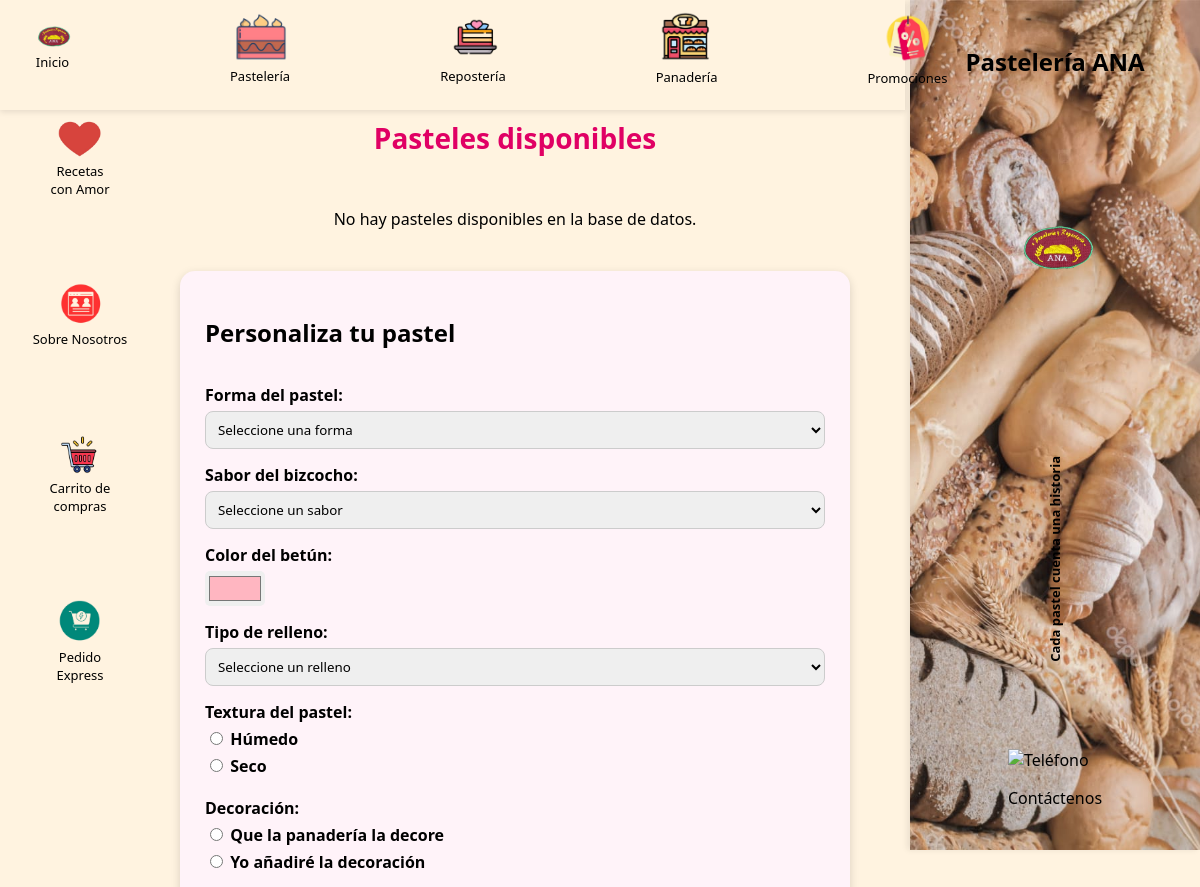
The app's page /app/views/pasteleria.php (upper part), older data.
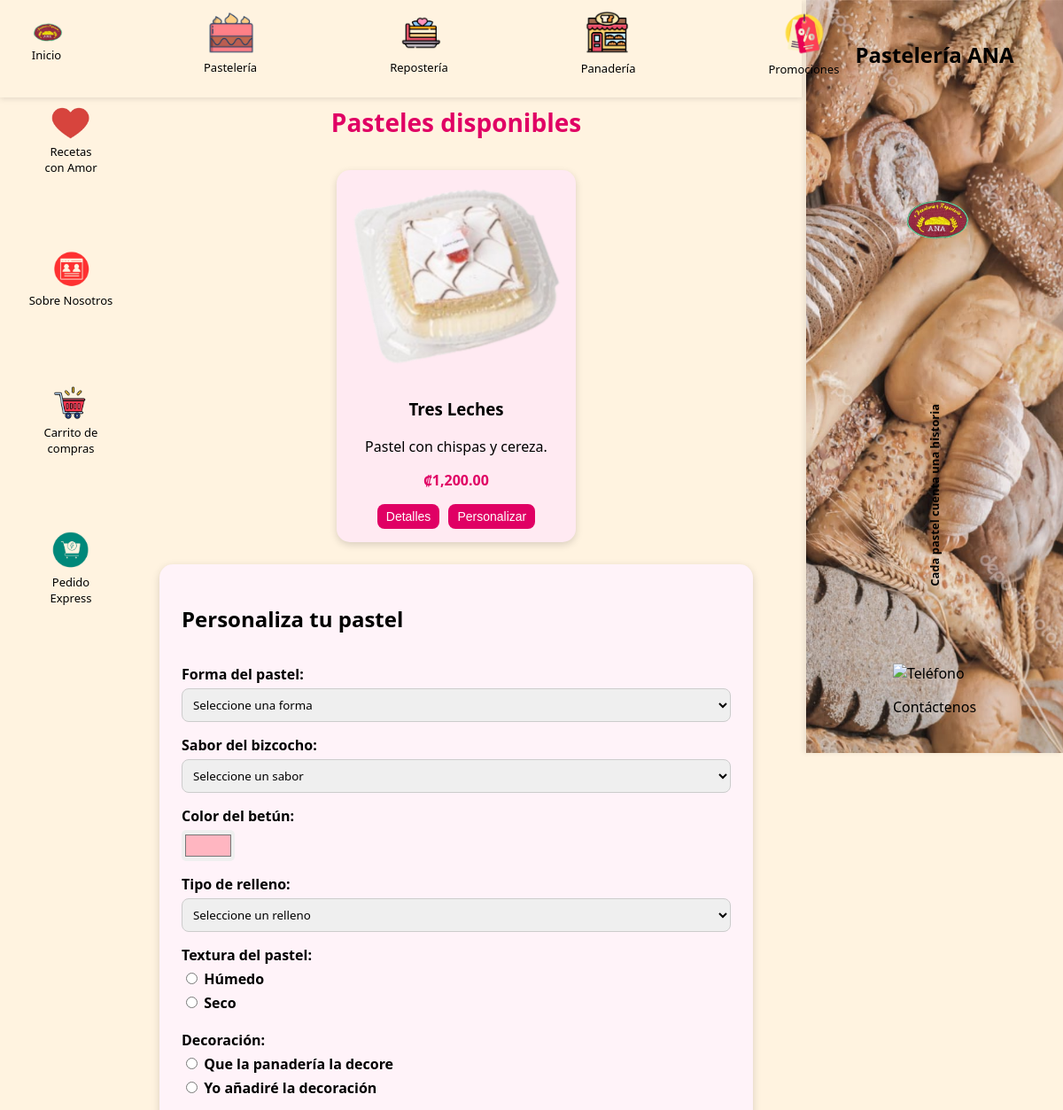
The same page, newer data.
### tables this page shows
CREATE TABLE productos (
    id INT AUTO_INCREMENT PRIMARY KEY,
    nombre VARCHAR(100) NOT NULL,
    descripcion TEXT,
    precio DECIMAL(10,2) NOT NULL,
    imagen VARCHAR(255),
    categoria ENUM('Panadería','Repostería','Pastelería','Promoción') NOT NULL,
    existencia INT DEFAULT 0
);

### config/database.php (called while the page is built, shortened)
<?php
function getPDOConnection() {
    try {
        $dsn = "mysql:host=" . DB_HOST . ";dbname=" . DB_NAME . ";charset=" . DB_CHARSET;
        $options = [
            PDO::ATTR_ERRMODE => PDO::ERRMODE_EXCEPTION,
            PDO::ATTR_DEFAULT_FETCH_MODE => PDO::FETCH_ASSOC,
            PDO::ATTR_EMULATE_PREPARES => false
        ];
        return new PDO($dsn, DB_USER, DB_PASS, $options);
    } catch (PDOException $e) {
        echo "❌ Error de conexión: " . $e->getMessage();
        die();
    }
}

### app/controllers/PasteleriaController.php (called while the page is built)
<?php
require_once __DIR__ . '/../models/ProductoModel.php';
class PasteleriaController {
    private $model;
    public function __construct() {
        $this->model = new ProductoModel();
    }
    public function pasteleria() {
        return $this->model->obtenerPorCategoria('Pastelería');
    }
}

### app/models/ProductoModel.php (called while the page is built, shortened)
<?php
require_once __DIR__ . '/../../config/database.php';
class ProductoModel
{
    private $db;
    public function __construct() {
        $this->db = getPDOConnection();
    }
    public function obtenerPorCategoria($categoria) {
        $sql = "SELECT * FROM productos WHERE categoria = ?";
        $query = $this->db->prepare($sql);
        $query->execute([$categoria]);
        return $query->fetchAll();
    }
}

### app/views/pasteleria.php (the view, shortened to what the changed rows need)
<?php
require_once __DIR__ . '/../controllers/PasteleriaController.php';
$controller = new PasteleriaController();
$productos = $controller->pasteleria();
?>
<!DOCTYPE html>
<html lang="es">
<head>
    <link rel="stylesheet" href="../../publics/css/pasteleria.css">
</head>
<body>
    <div class="catalogo-layout">
        <main class="catalogo-container">
            <h1 class="titulo">Pasteles disponibles</h1>
            <section class="catalogo-pasteles">
                <?php if (!empty($productos)): ?>
                    <?php foreach ($productos as $p): ?>
                        <div class="pastel-card">
                            <img src="../../<?= $p['imagen']; ?>" alt="<?= $p['nombre']; ?>">
                            <h3><?= $p['nombre']; ?></h3>
                            <p><?= $p['descripcion']; ?></p>
                            <p class="precio">₡<?= number_format($p['precio'], 2); ?></p>
                            <div class="card-buttons">
                                <button class="btn-detalles">Detalles</button>
                                <button class="btn-personalizar"
                                    data-sabor="vainilla"
                                    data-relleno="crema"
                                    data-color="#ffb6c1"
                                    data-precio="<?= $p['precio']; ?>"
                                    data-forma="redondo">
                                    Personalizar
                                </button>
                            </div>
                        </div>
                    <?php endforeach; ?>
                <?php else: ?>
                    <p class="no-productos">No hay pasteles disponibles en la base de datos.</p>
                <?php endif; ?>
            </section>
            <form class="form-pastel" id="formPastel">
                <h2>Personaliza tu pastel</h2>
            </form>
        </main>
        <aside class="right-panel">
            <h2>Pastelería ANA</h2>
        </aside>
    </div>
</body>
</html>

Row changes from the older to the newer data that the page shows:
added productos: imagen (picture), nombre "Tres Leches", descripcion "Pastel con chispas y cereza.", precio "1,200.00"
Text that changed along with them:
text no longer shown: "No hay pasteles disponibles en la base de datos."
